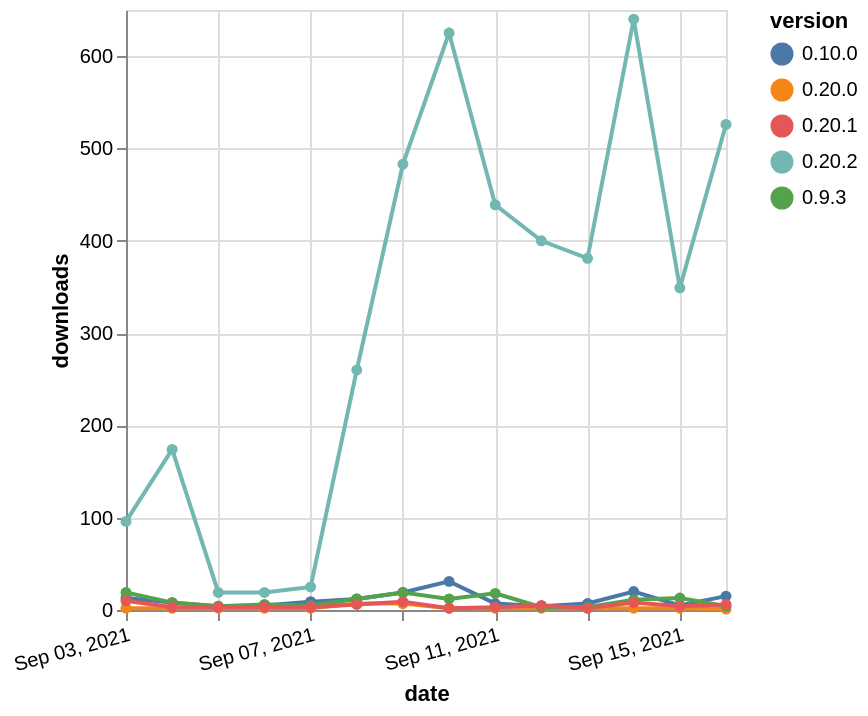

Vega-Lite specification stored for this chart:
### Vega-Lite specification from a JSON file in a GitHub repository (floating-point values rounded to 4 significant figures)
{"$schema": "https://vega.github.io/schema/vega-lite/v5.json", "description": "A simple bar chart with embedded data.", "data": {"values": [{"date": "2021-09-03", "total": 1189, "delta": 2, "version": "0.20.0"}, {"date": "2021-09-04", "total": 1191, "delta": 2, "version": "0.20.0"}, {"date": "2021-09-05", "total": 1193, "delta": 2, "version": "0.20.0"}, {"date": "2021-09-06", "total": 1195, "delta": 2, "version": "0.20.0"}, {"date": "2021-09-07", "total": 1197, "delta": 2, "version": "0.20.0"}, {"date": "2021-09-08", "total": 1204, "delta": 7, "version": "0.20.0"}, {"date": "2021-09-09", "total": 1211, "delta": 7, "version": "0.20.0"}, {"date": "2021-09-10", "total": 1213, "delta": 2, "version": "0.20.0"}, {"date": "2021-09-11", "total": 1215, "delta": 2, "version": "0.20.0"}, {"date": "2021-09-12", "total": 1217, "delta": 2, "version": "0.20.0"}, {"date": "2021-09-13", "total": 1219, "delta": 2, "version": "0.20.0"}, {"date": "2021-09-14", "total": 1221, "delta": 2, "version": "0.20.0"}, {"date": "2021-09-15", "total": 1223, "delta": 2, "version": "0.20.0"}, {"date": "2021-09-16", "total": 1224, "delta": 1, "version": "0.20.0"}, {"date": "2021-09-03", "total": 7069, "delta": 96, "version": "0.20.2"}, {"date": "2021-09-04", "total": 7243, "delta": 174, "version": "0.20.2"}, {"date": "2021-09-05", "total": 7262, "delta": 19, "version": "0.20.2"}, {"date": "2021-09-06", "total": 7281, "delta": 19, "version": "0.20.2"}, {"date": "2021-09-07", "total": 7306, "delta": 25, "version": "0.20.2"}, {"date": "2021-09-08", "total": 7566, "delta": 260, "version": "0.20.2"}, {"date": "2021-09-09", "total": 8049, "delta": 483, "version": "0.20.2"}, {"date": "2021-09-10", "total": 8674, "delta": 625, "version": "0.20.2"}, {"date": "2021-09-11", "total": 9113, "delta": 439, "version": "0.20.2"}, {"date": "2021-09-12", "total": 9513, "delta": 400, "version": "0.20.2"}, {"date": "2021-09-13", "total": 9894, "delta": 381, "version": "0.20.2"}, {"date": "2021-09-14", "total": 10534, "delta": 640, "version": "0.20.2"}, {"date": "2021-09-15", "total": 10883, "delta": 349, "version": "0.20.2"}, {"date": "2021-09-16", "total": 11409, "delta": 526, "version": "0.20.2"}, {"date": "2021-09-03", "total": 27148, "delta": 13, "version": "0.10.0"}, {"date": "2021-09-04", "total": 27156, "delta": 8, "version": "0.10.0"}, {"date": "2021-09-05", "total": 27160, "delta": 4, "version": "0.10.0"}, {"date": "2021-09-06", "total": 27165, "delta": 5, "version": "0.10.0"}, {"date": "2021-09-07", "total": 27174, "delta": 9, "version": "0.10.0"}, {"date": "2021-09-08", "total": 27186, "delta": 12, "version": "0.10.0"}, {"date": "2021-09-09", "total": 27205, "delta": 19, "version": "0.10.0"}, {"date": "2021-09-10", "total": 27236, "delta": 31, "version": "0.10.0"}, {"date": "2021-09-11", "total": 27243, "delta": 7, "version": "0.10.0"}, {"date": "2021-09-12", "total": 27247, "delta": 4, "version": "0.10.0"}, {"date": "2021-09-13", "total": 27254, "delta": 7, "version": "0.10.0"}, {"date": "2021-09-14", "total": 27274, "delta": 20, "version": "0.10.0"}, {"date": "2021-09-15", "total": 27279, "delta": 5, "version": "0.10.0"}, {"date": "2021-09-16", "total": 27294, "delta": 15, "version": "0.10.0"}, {"date": "2021-09-03", "total": 18167, "delta": 19, "version": "0.9.3"}, {"date": "2021-09-04", "total": 18175, "delta": 8, "version": "0.9.3"}, {"date": "2021-09-05", "total": 18179, "delta": 4, "version": "0.9.3"}, {"date": "2021-09-06", "total": 18185, "delta": 6, "version": "0.9.3"}, {"date": "2021-09-07", "total": 18190, "delta": 5, "version": "0.9.3"}, {"date": "2021-09-08", "total": 18202, "delta": 12, "version": "0.9.3"}, {"date": "2021-09-09", "total": 18221, "delta": 19, "version": "0.9.3"}, {"date": "2021-09-10", "total": 18233, "delta": 12, "version": "0.9.3"}, {"date": "2021-09-11", "total": 18251, "delta": 18, "version": "0.9.3"}, {"date": "2021-09-12", "total": 18254, "delta": 3, "version": "0.9.3"}, {"date": "2021-09-13", "total": 18257, "delta": 3, "version": "0.9.3"}, {"date": "2021-09-14", "total": 18268, "delta": 11, "version": "0.9.3"}, {"date": "2021-09-15", "total": 18281, "delta": 13, "version": "0.9.3"}, {"date": "2021-09-16", "total": 18285, "delta": 4, "version": "0.9.3"}, {"date": "2021-09-03", "total": 3863, "delta": 10, "version": "0.20.1"}, {"date": "2021-09-04", "total": 3866, "delta": 3, "version": "0.20.1"}, {"date": "2021-09-05", "total": 3869, "delta": 3, "version": "0.20.1"}, {"date": "2021-09-06", "total": 3872, "delta": 3, "version": "0.20.1"}, {"date": "2021-09-07", "total": 3875, "delta": 3, "version": "0.20.1"}, {"date": "2021-09-08", "total": 3881, "delta": 6, "version": "0.20.1"}, {"date": "2021-09-09", "total": 3890, "delta": 9, "version": "0.20.1"}, {"date": "2021-09-10", "total": 3892, "delta": 2, "version": "0.20.1"}, {"date": "2021-09-11", "total": 3895, "delta": 3, "version": "0.20.1"}, {"date": "2021-09-12", "total": 3900, "delta": 5, "version": "0.20.1"}, {"date": "2021-09-13", "total": 3902, "delta": 2, "version": "0.20.1"}, {"date": "2021-09-14", "total": 3910, "delta": 8, "version": "0.20.1"}, {"date": "2021-09-15", "total": 3914, "delta": 4, "version": "0.20.1"}, {"date": "2021-09-16", "total": 3920, "delta": 6, "version": "0.20.1"}]}, "width": "container", "mark": {"type": "line", "point": {"filled": true}}, "encoding": {"x": {"field": "date", "type": "temporal", "timeUnit": "yearmonthdate", "title": "date", "axis": {"labelAngle": -15}}, "y": {"field": "delta", "type": "quantitative", "title": "downloads"}, "color": {"field": "version", "type": "nominal"}, "tooltip": {"field": "delta"}}}
